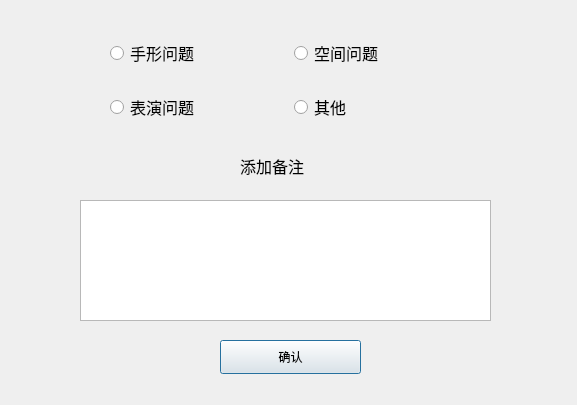
<?xml version="1.0" encoding="UTF-8"?>
<ui version="4.0">
 <class>Dialog_proof</class>
 <widget class="QDialog" name="Dialog_proof">
  <property name="geometry">
   <rect>
    <x>0</x>
    <y>0</y>
    <width>577</width>
    <height>405</height>
   </rect>
  </property>
  <property name="font">
   <font>
    <pointsize>12</pointsize>
   </font>
  </property>
  <property name="windowTitle">
   <string>提示</string>
  </property>
  <widget class="QTextEdit" name="textEdit_proof">
   <property name="geometry">
    <rect>
     <x>80</x>
     <y>200</y>
     <width>411</width>
     <height>121</height>
    </rect>
   </property>
  </widget>
  <widget class="QPushButton" name="pushButton_proof_yes">
   <property name="geometry">
    <rect>
     <x>220</x>
     <y>340</y>
     <width>141</width>
     <height>34</height>
    </rect>
   </property>
   <property name="font">
    <font>
     <pointsize>9</pointsize>
    </font>
   </property>
   <property name="text">
    <string>确认</string>
   </property>
  </widget>
  <widget class="QWidget" name="gridLayoutWidget">
   <property name="geometry">
    <rect>
     <x>110</x>
     <y>20</y>
     <width>361</width>
     <height>121</height>
    </rect>
   </property>
   <layout class="QGridLayout" name="gridLayout">
    <item row="0" column="1">
     <widget class="QRadioButton" name="radioButton_res_2">
      <property name="font">
       <font>
        <pointsize>12</pointsize>
       </font>
      </property>
      <property name="text">
       <string>空间问题</string>
      </property>
      <property name="autoExclusive">
       <bool>false</bool>
      </property>
     </widget>
    </item>
    <item row="0" column="0">
     <widget class="QRadioButton" name="radioButton_res_1">
      <property name="font">
       <font>
        <pointsize>12</pointsize>
       </font>
      </property>
      <property name="text">
       <string>手形问题</string>
      </property>
      <property name="autoExclusive">
       <bool>false</bool>
      </property>
     </widget>
    </item>
    <item row="1" column="0">
     <widget class="QRadioButton" name="radioButton_res_3">
      <property name="font">
       <font>
        <pointsize>12</pointsize>
       </font>
      </property>
      <property name="text">
       <string>表演问题</string>
      </property>
      <property name="autoExclusive">
       <bool>false</bool>
      </property>
     </widget>
    </item>
    <item row="1" column="1">
     <widget class="QRadioButton" name="radioButton_res_4">
      <property name="font">
       <font>
        <pointsize>12</pointsize>
       </font>
      </property>
      <property name="text">
       <string>其他</string>
      </property>
      <property name="autoExclusive">
       <bool>false</bool>
      </property>
     </widget>
    </item>
   </layout>
  </widget>
  <widget class="QLabel" name="label">
   <property name="geometry">
    <rect>
     <x>240</x>
     <y>150</y>
     <width>111</width>
     <height>31</height>
    </rect>
   </property>
   <property name="font">
    <font>
     <pointsize>12</pointsize>
    </font>
   </property>
   <property name="text">
    <string>添加备注</string>
   </property>
  </widget>
 </widget>
 <resources/>
 <connections/>
</ui>
